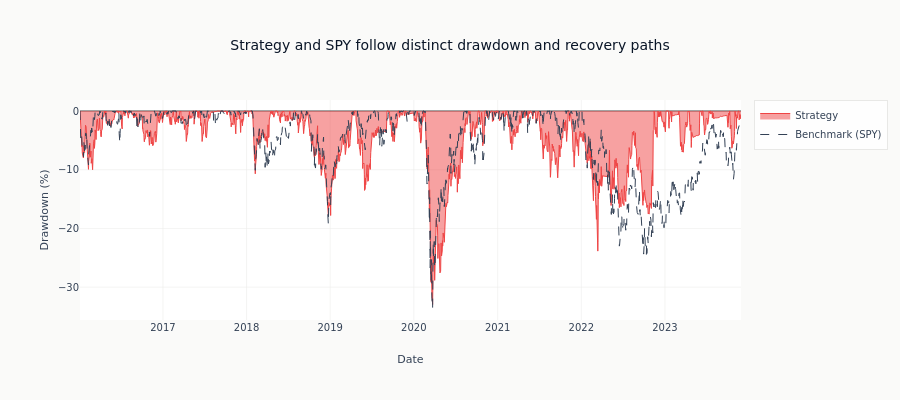

Write notebook code for a chart like this one.
### Code cell
# Plot underwater curve
fig = go.Figure()

fig.add_trace(
    go.Scatter(
        x=dd_series.index,
        y=dd_series * 100,
        name="Strategy",
        fill="tozeroy",
        line=dict(color=COLORS["negative"], width=1),
    )
)

fig.add_trace(
    go.Scatter(
        x=dd_benchmark.index,
        y=dd_benchmark * 100,
        name="Benchmark (SPY)",
        line=dict(color=COLORS["neutral"], width=1, dash="dash"),
    )
)

fig.update_layout(
    title="Strategy and SPY follow distinct drawdown and recovery paths",
    xaxis_title="Date",
    yaxis_title="Drawdown (%)",
    height=400,
)
fig.show()

### Figure 1 — Plotly figure (JSON) as saved in the notebook; plotly's stock layout.template omitted (floating-point values rounded to 4 significant figures; data arrays with more than 128 entries replaced by an {"elided": "..."} marker saying what was removed)
{"data": [{"fill": "tozeroy", "line": {"color": "#ef4444", "width": 1}, "name": "Strategy", "type": "scatter", "x": {"elided": "1990 str values"}, "y": {"elided": "1990 float values"}}, {"line": {"color": "#334155", "dash": "dash", "width": 1}, "name": "Benchmark (SPY)", "type": "scatter", "x": {"elided": "1990 str values"}, "y": {"elided": "1990 float values"}}], "layout": {"height": 400, "title": {"text": "Strategy and SPY follow distinct drawdown and recovery paths"}, "xaxis": {"title": {"text": "Date"}}, "yaxis": {"title": {"text": "Drawdown (%)"}}}}
